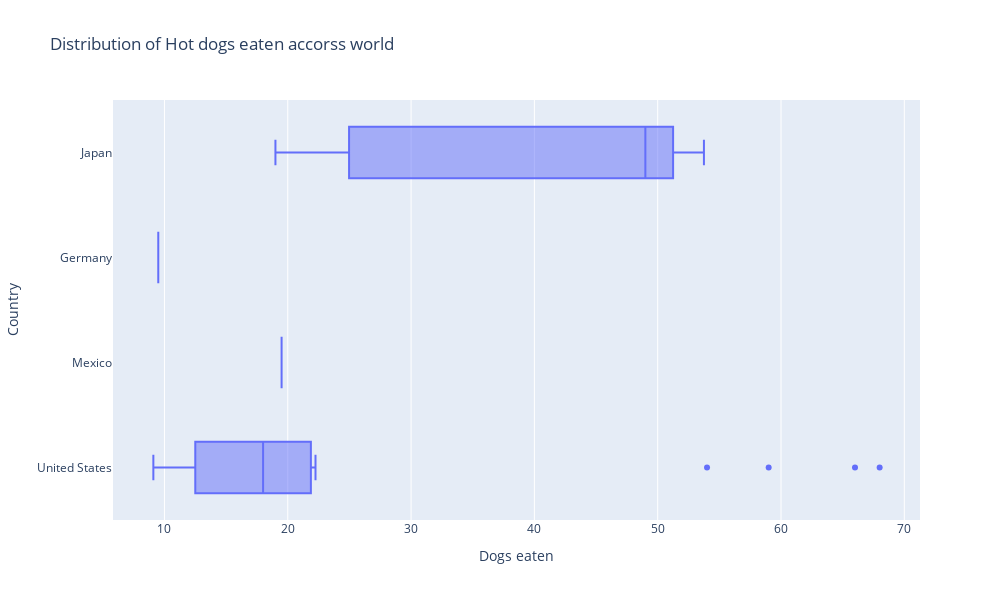

The code cell stored with this chart in its notebook:
### Code cell
# plot box plot

fig = px.box(data_frame=df,x='Dogs eaten',y='Country',title='Distribution of Hot dogs eaten accorss world',width=1000,height=600)
fig.show()

### Figure 1 — Plotly figure (JSON) as saved in the notebook; plotly's stock layout.template omitted (floating-point values rounded to 4 significant figures)
{"data": [{"alignmentgroup": "True", "hovertemplate": "Dogs eaten=%{x}<br>Country=%{y}<extra></extra>", "legendgroup": "", "marker": {"color": "#636efa"}, "name": "", "notched": false, "offsetgroup": "", "orientation": "h", "showlegend": false, "type": "box", "x": [9.1, 11, 11, 19.5, 9.5, 11.75, 15.5, 12, 14, 13, 16, 21.5, 19, 17, 20, 19.5, 22.25, 24.5, 19, 20.25, 25.13, 50, 50.5, 44.5, 53.5, 49, 53.75, 66, 59, 68, 54], "x0": " ", "xaxis": "x", "y": ["United States", "United States", "United States", "Mexico", "Germany", "United States", "United States", "United States", "United States", "United States", "United States", "United States", "United States", "United States", "United States", "United States", "United States", "Japan", "Japan", "United States", "Japan", "Japan", "Japan", "Japan", "Japan", "Japan", "Japan", "United States", "United States", "United States", "United States"], "y0": " ", "yaxis": "y"}], "layout": {"boxmode": "group", "height": 600, "legend": {"tracegroupgap": 0}, "title": {"text": "Distribution of Hot dogs eaten accorss world"}, "width": 1000, "xaxis": {"anchor": "y", "autorange": true, "domain": [0, 1], "range": [5.828, 71.27], "title": {"text": "Dogs eaten"}, "type": "linear"}, "yaxis": {"anchor": "x", "autorange": true, "domain": [0, 1], "range": [-0.5, 3.5], "title": {"text": "Country"}, "type": "category"}}}
